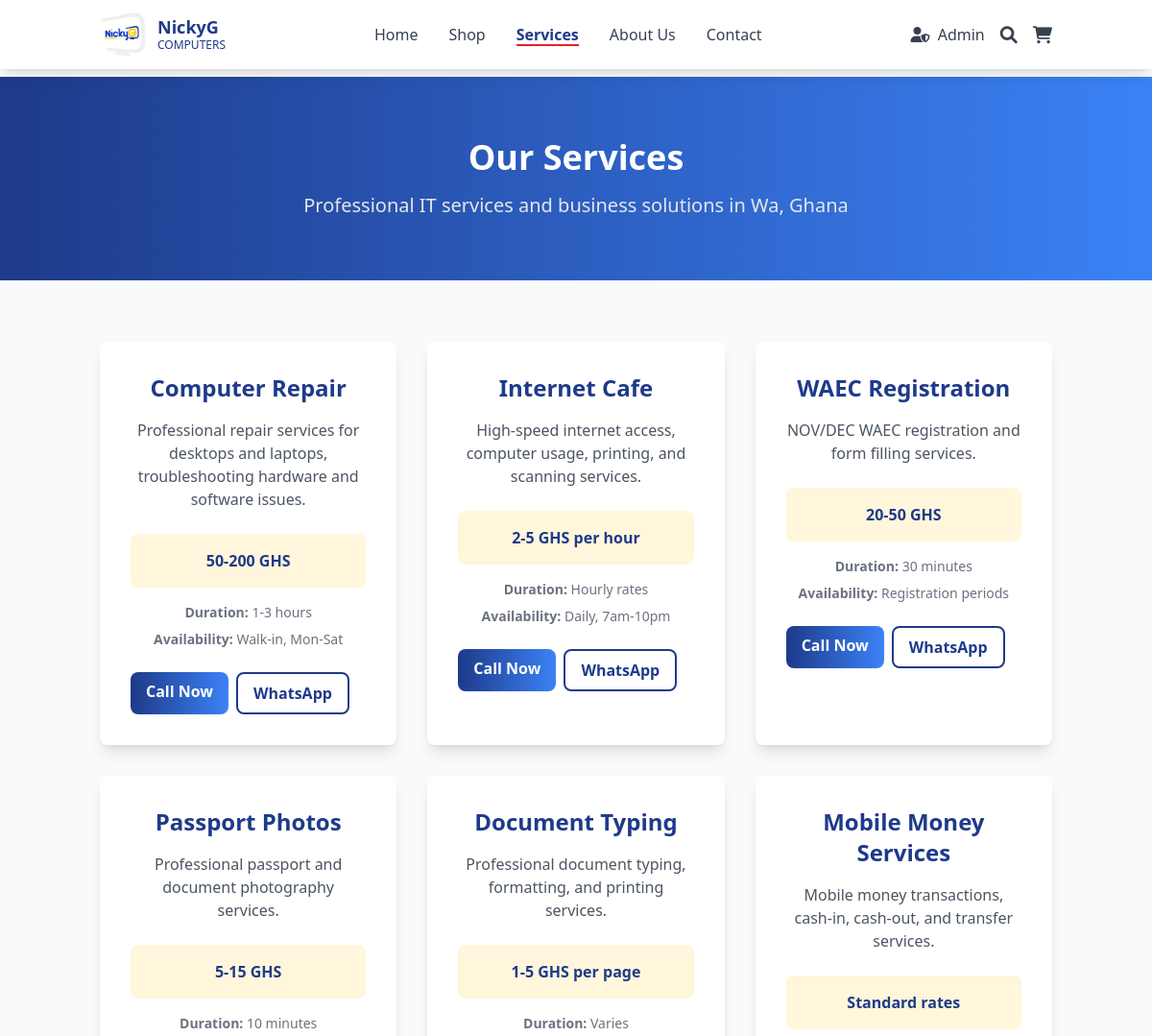
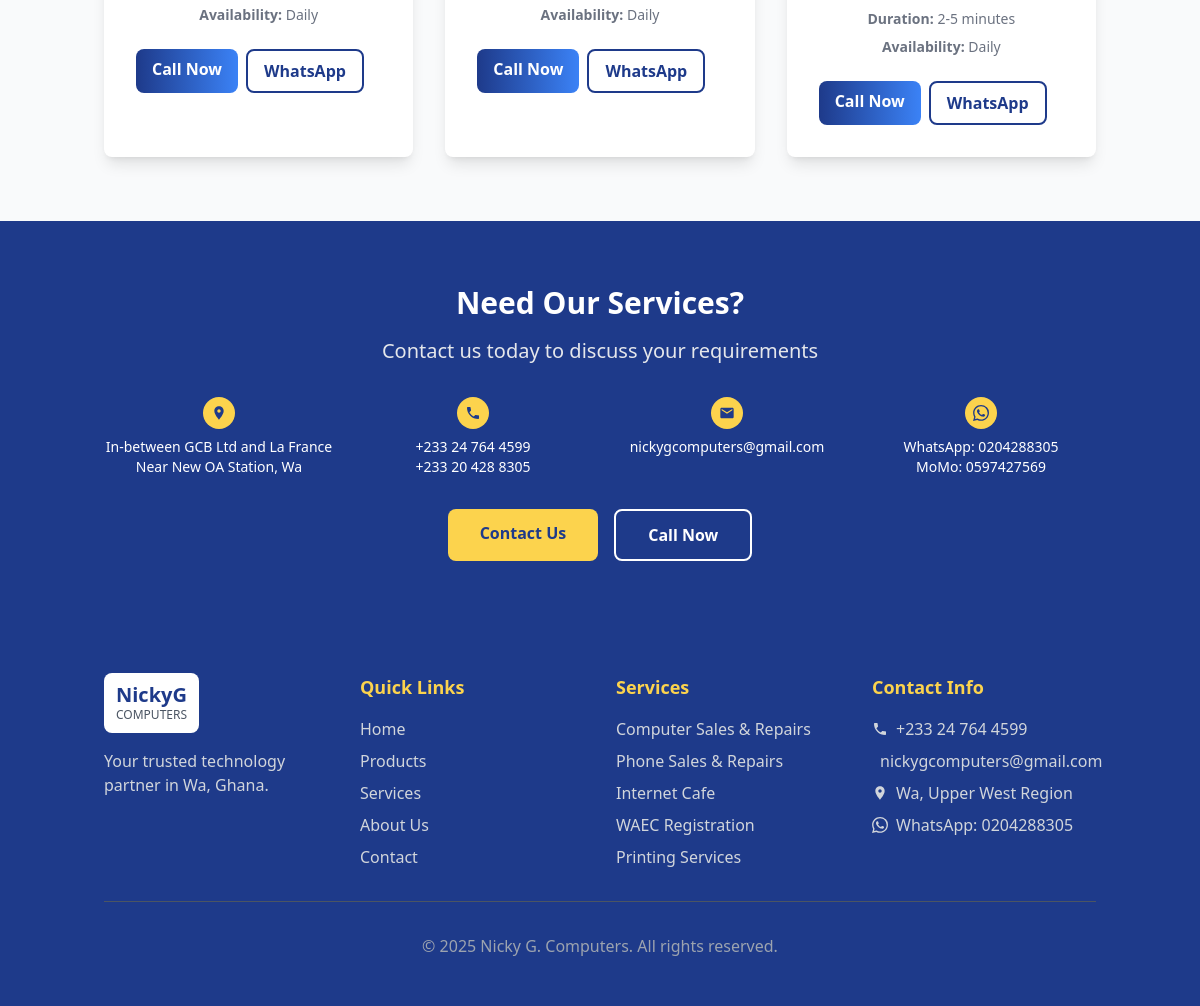
Page /services/ on the committed database (2 pictures, top to bottom).
### ecommerce/models.py (models this page shows, shortened)
class Service(models.Model):
    CATEGORY_CHOICES = [
        ('IT', 'IT Services'),
        ('DIGITAL', 'Digital Services'),
        ('EDUCATION', 'Educational Services'),
        ('BUSINESS', 'Business Services'),
    ]
    id = models.CharField(max_length=50, primary_key=True)
    name = models.CharField(max_length=200)
    category = models.CharField(max_length=20, choices=CATEGORY_CHOICES)
    description = models.TextField()
    duration_estimate = models.CharField(max_length=100, blank=True)
    price_range = models.CharField(max_length=100, blank=True)
    availability = models.CharField(max_length=200, blank=True)
    icon = models.CharField(max_length=10, default='')
    is_featured = models.BooleanField(default=False)
    is_active = models.BooleanField(default=True)
    created_at = models.DateTimeField(auto_now_add=True)

### ecommerce/views.py (the view)
# urls.py: path('services/', views.services, name='services'),
def services(request):
    services_list = Service.objects.filter(is_active=True)
    context = {
        'services': services_list,
    }
    return render(request, 'ecommerce/services.html', context)

### ecommerce/context_processors.py (called while the page is built)
def cart_context(request):
    cart = request.session.get('cart', {})
    cart_count = sum(item['quantity'] for item in cart.values())
    cart_total = sum(item['price'] * item['quantity'] for item in cart.values())
    return {
        'cart_items': cart,
        'cart_count': cart_count,
        'cart_total': cart_total,
    }

### templates/ecommerce/services.html (shortened to what this page needs)
{% extends 'base.html' %}
{% block content %}
<section class="bg-gradient-to-r from-nicky-blue to-nicky-light-blue text-white py-16">
    <div class="container mx-auto px-4 text-center">
        <h1 class="text-4xl font-bold mb-4">Our Services</h1>
        <p class="text-xl text-gray-200">Professional IT services and business solutions in Wa, Ghana</p>
    </div>
</section>
<section class="py-16">
    <div class="container mx-auto px-4">
        <div class="grid grid-cols-1 md:grid-cols-2 lg:grid-cols-3 gap-8">
            {% for service in services %}
            <div class="bg-white rounded-lg shadow-lg p-8 text-center hover:shadow-xl hover:transform hover:-translate-y-2 transition-all">
                <h3 class="text-2xl font-bold text-nicky-blue mb-4">{{ service.name }}</h3>
                <p class="text-gray-600 mb-6">{{ service.description }}</p>
                {% if service.price_range %}
                <div class="bg-nicky-yellow bg-opacity-20 rounded-lg p-4 mb-4">
                    <p class="text-nicky-blue font-bold">{{ service.price_range }}</p>
                </div>
                {% endif %}
                {% if service.duration_estimate %}
                <p class="text-sm text-gray-500 mb-2"><strong>Duration:</strong> {{ service.duration_estimate }}</p>
                {% endif %}
                {% if service.availability %}
                <p class="text-sm text-gray-500 mb-6"><strong>Availability:</strong> {{ service.availability }}</p>
                {% endif %}
                <div class="flex flex-col sm:flex-row gap-2">
                    <a href="tel:0204288305" class="bg-gradient-to-r from-nicky-blue to-nicky-light-blue text-white px-4 py-2 rounded-lg font-bold hover:shadow-lg transition-all">
                        Call Now
                    </a>
                    <a href="#" onclick="openWhatsAppServiceInquiry('{{ service.name }}', '{{ service.price_range }}', '{{ service.duration_estimate }}')" class="border-2 border-nicky-blue text-nicky-blue px-4 py-2 rounded-lg font-bold hover:bg-nicky-blue hover:text-white transition-all">
                        WhatsApp
                    </a>
                </div>
            </div>
            {% endfor %}
        </div>
    </div>
</section>
<section class="bg-nicky-blue text-white py-16">
    <div class="container mx-auto px-4 text-center">
        <h2 class="text-3xl font-bold mb-4">Need Our Services?</h2>
        <p class="text-xl text-gray-200 mb-8">Contact us today to discuss your requirements</p>
        <div class="grid grid-cols-1 md:grid-cols-2 lg:grid-cols-4 gap-6 mb-8">
            <div class="text-center">
                <div class="w-8 h-8 bg-nicky-yellow rounded-full flex items-center justify-center mx-auto mb-2">
                    <svg class="w-4 h-4 text-nicky-blue" fill="currentColor" viewBox="0 0 24 24">
                        <path d="M12 2C8.13 2 5 5.13 5 9c0 5.25 7 13 7 13s7-7.75 7-13c0-3.87-3.13-7-7-7zm0 9.5c-1.38 0-2.5-1.12-2.5-2.5s1.12-2.5 2.5-2.5 2.5 1.12 2.5 2.5-1.12 2.5-2.5 2.5z"/>
                    </svg>
                </div>
                <p class="text-sm">In-between GCB Ltd and La France<br>Near New OA Station, Wa</p>
            </div>
            <div class="text-center">
                <div class="w-8 h-8 bg-nicky-yellow rounded-full flex items-center justify-center mx-auto mb-2">
                </div>
                <p class="text-sm">+233 24 764 4599<br>+233 20 428 8305</p>
            </div>
            <div class="text-center">
                <div class="w-8 h-8 bg-nicky-yellow rounded-full flex items-center justify-center mx-auto mb-2">
                    <svg class="w-4 h-4 text-nicky-blue" fill="currentColor" viewBox="0 0 24 24">
                        <path d="M20 4H4c-1.1 0-2 .9-2 2v12c0 1.1.9 2 2 2h16c1.1 0 2-.9 2-2V6c0-1.1-.9-2-2-2zm0 4l-8 5-8-5V6l8 5 8-5v2z"/>
                    </svg>
                </div>
                <p class="text-sm">nickygcomputers@gmail.com</p>
            </div>
            <div class="text-center">
                <div class="w-8 h-8 bg-nicky-yellow rounded-full flex items-center justify-center mx-auto mb-2">
                </div>
                <p class="text-sm">WhatsApp: 0204288305<br>MoMo: 0597427569</p>
            </div>
        </div>
        <div class="flex flex-col sm:flex-row gap-4 justify-center">
            <a href="{% url 'contact' %}" class="bg-nicky-yellow text-nicky-blue px-8 py-3 rounded-lg font-bold hover:bg-yellow-300 transition-all inline-block">
                Contact Us
            </a>
            <a href="tel:0204288305" class="border-2 border-white text-white px-8 py-3 rounded-lg font-bold hover:bg-white hover:text-nicky-blue transition-all inline-block">
                Call Now
            </a>
        </div>
    </div>
</section>
{% endblock %}

### rows in the picture
Service: name "Computer Repair", description "Professional repair services for desktops and laptops, troubleshooting hardware and software issues.", price_range "50-200 GHS", duration_estimate "1-3 hours", availability "Walk-in, Mon-Sat"
Service: name "Internet Cafe", description "High-speed internet access, computer usage, printing, and scanning services.", price_range "2-5 GHS per hour", duration_estimate "Hourly rates", availability "Daily, 7am-10pm"
Service: name "WAEC Registration", description "NOV/DEC WAEC registration and form filling services.", price_range "20-50 GHS", duration_estimate "30 minutes", availability "Registration periods"
Service: name "Passport Photos", description "Professional passport and document photography services.", price_range "5-15 GHS", duration_estimate "10 minutes", availability "Daily"
Service: name "Document Typing", description "Professional document typing, formatting, and printing services.", price_range "1-5 GHS per page", duration_estimate "Varies", availability "Daily"
Service: name "Mobile Money Services", description "Mobile money transactions, cash-in, cash-out, and transfer services.", price_range "Standard rates", duration_estimate "2-5 minutes", availability "Daily"
